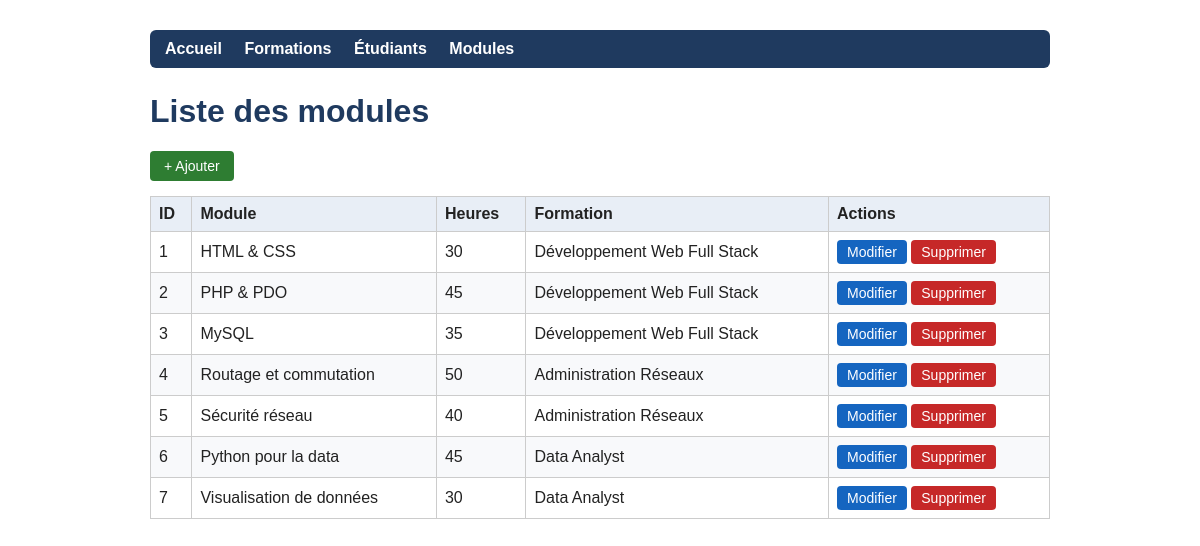
Screenshot of /modules/index.php with the database file from the repository.
### tables this page shows
CREATE TABLE module (
    id_module     INT AUTO_INCREMENT PRIMARY KEY,
    titre         VARCHAR(100) NOT NULL,
    nombre_heures INT NOT NULL,
    id_formation  INT NOT NULL,
    CONSTRAINT fk_module_formation FOREIGN KEY (id_formation)
        REFERENCES formation(id_formation)
        ON DELETE RESTRICT ON UPDATE CASCADE
);

CREATE TABLE formation (
    id_formation INT AUTO_INCREMENT PRIMARY KEY,
    titre        VARCHAR(100) NOT NULL,
    description  TEXT,
    duree_mois   INT NOT NULL
);

### database/connexion.php (called while the page is built, shortened)
<?php
function h($valeur) {
    return htmlspecialchars((string)$valeur, ENT_QUOTES, 'UTF-8');
}

### modules/index.php (the view, shortened to what this page needs)
<?php
require_once '../database/connexion.php';
$stmt = $pdo->query("SELECT m.id_module, m.titre, m.nombre_heures, f.titre AS formation FROM module m INNER JOIN formation f ON m.id_formation = f.id_formation ORDER BY m.id_module");
$lignes = $stmt->fetchAll(PDO::FETCH_ASSOC);
?>
<!DOCTYPE html>
<html lang="fr">
<head>
    <link rel="stylesheet" href="../style.css">
</head>
<body>
    <nav>
        <a href="../index.php">Accueil</a>
        <a href="../formations/index.php">Formations</a>
        <a href="../etudiants/index.php">Étudiants</a>
        <a href="../modules/index.php">Modules</a>
    </nav>
    <h1>Liste des modules</h1>
    <a class="btn" href="create.php">+ Ajouter</a>
    <table>
        <thead>
            <tr>
                <th>ID</th>
                <th>Module</th>
                <th>Heures</th>
                <th>Formation</th>
                <th>Actions</th>
            </tr>
        </thead>
        <tbody>
        <?php foreach ($lignes as $r): ?>
            <tr>
                <td><?= h($r['id_module']) ?></td>
                <td><?= h($r['titre']) ?></td>
                <td><?= h($r['nombre_heures']) ?></td>
                <td><?= h($r['formation']) ?></td>
                <td>
                    <a class="btn btn-edit" href="edit.php?id=<?= $r['id_module'] ?>">Modifier</a>
                    <a class="btn btn-del" href="delete.php?id=<?= $r['id_module'] ?>"
                       onclick="return confirm('Supprimer ce module ?');">Supprimer</a>
                </td>
            </tr>
        <?php endforeach; ?>
        </tbody>
    </table>
</body>
</html>

### style.css (style rules this page uses)
body { font-family:Arial,Helvetica,sans-serif;max-width:900px;margin:30px auto;padding:0 15px;color:#222 }
nav { background:#1f3a5f;padding:10px 15px;border-radius:6px;margin-bottom:25px }
nav a { color:#fff;text-decoration:none;margin-right:18px;font-weight:bold }
h1 { color:#1f3a5f }
table { border-collapse:collapse;width:100%;margin-top:15px }
th,td { border:1px solid #ccc;padding:8px;text-align:left }
th { background:#e8eef6 }
tr:nth-child(even) { background:#f8f9fb }
.btn { display:inline-block;background:#2e7d32;color:#fff;padding:7px 14px;border-radius:4px;text-decoration:none;border:0;cursor:pointer;font-size:14px }
.btn-edit { background:#1565c0;padding:4px 10px }
.btn-del { background:#c62828;padding:4px 10px }

### rows the page displays
module: id_module "1", titre "HTML & CSS", nombre_heures "30", id_formation.titre "Développement Web Full Stack"
module: id_module "2", titre "PHP & PDO", nombre_heures "45", id_formation.titre "Développement Web Full Stack"
module: id_module "3", titre "MySQL", nombre_heures "35", id_formation.titre "Développement Web Full Stack"
module: id_module "4", titre "Routage et commutation", nombre_heures "50", id_formation.titre "Administration Réseaux"
module: id_module "5", titre "Sécurité réseau", nombre_heures "40", id_formation.titre "Administration Réseaux"
module: id_module "6", titre "Python pour la data", nombre_heures "45", id_formation.titre "Data Analyst"
module: id_module "7", titre "Visualisation de données", nombre_heures "30", id_formation.titre "Data Analyst"
